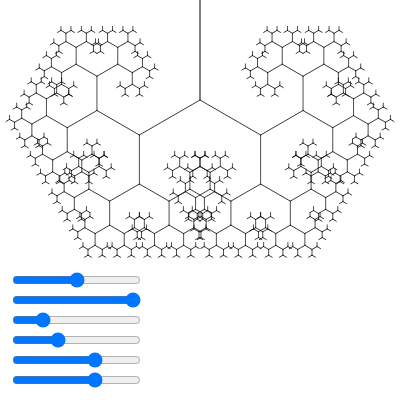
Frame 1 (no input)
Frame 2 (the mouse pressed at the canvas centre, redrawn once): identical to frame 1, image omitted

The p5.js sketch that drew this single still picture (run headless with seeded random() and noise() and a simulated clock; the mouse was pressed at the canvas centre and the sketch redrawn once):

// p5.js sketch
// ── sketch.js
let len;
let max;
let branches;
let angleOffset;
let branchAngle;
let branchScale;

function setup() {
  angleMode(DEGREES);

  len = createSlider(0, 200, 100);
  len.position(10, 270);
  len.input(reDraw);
  max = createSlider(1, 10, 10, 1);
  max.position(10, 290);
  max.input(reDraw);
  branches = createSlider(1, 6, 2, 1);
  branches.position(10, 310);
  branches.input(reDraw);
  angleOffset = createSlider(-180, 180, -60, 1);
  angleOffset.position(10, 330);
  angleOffset.input(reDraw);
  branchAngle = createSlider(0, 180, 120, 1);
  branchAngle.position(10, 350);
  branchAngle.input(reDraw);
  branchScale = createSlider(0.1, 1, 0.7, 0.05);
  branchScale.position(10, 370);
  branchScale.input(reDraw);

  createCanvas(400, 400);
}

function reDraw() {
  loop();
}

function drawPart(level) {
  // after 10 levels we stop
  if (level < max.value()) {
    push();
    // draw a line
    line(0, 0, 0, len.value());
    // move to the end of the line
    translate(0, len.value());
    scale(branchScale.value());
    // counter the scale for constant strokeWeight of 1
    strokeWeight(1 / Math.pow(branchScale.value(), level));
    // new branches
    for (let i = 0; i < branches.value(); i += 1) {
      push();
      // rotate
      rotate(angleOffset.value() + branchAngle.value() * i);
      // and call the drawPart again
      drawPart(level + 1);
      pop();
    }
    pop();
  }
}

function draw() {
  background(255);
  stroke(0);

  // move to the center
  translate(200, 0);

  // call function
  drawPart(0);

  noLoop();
}
